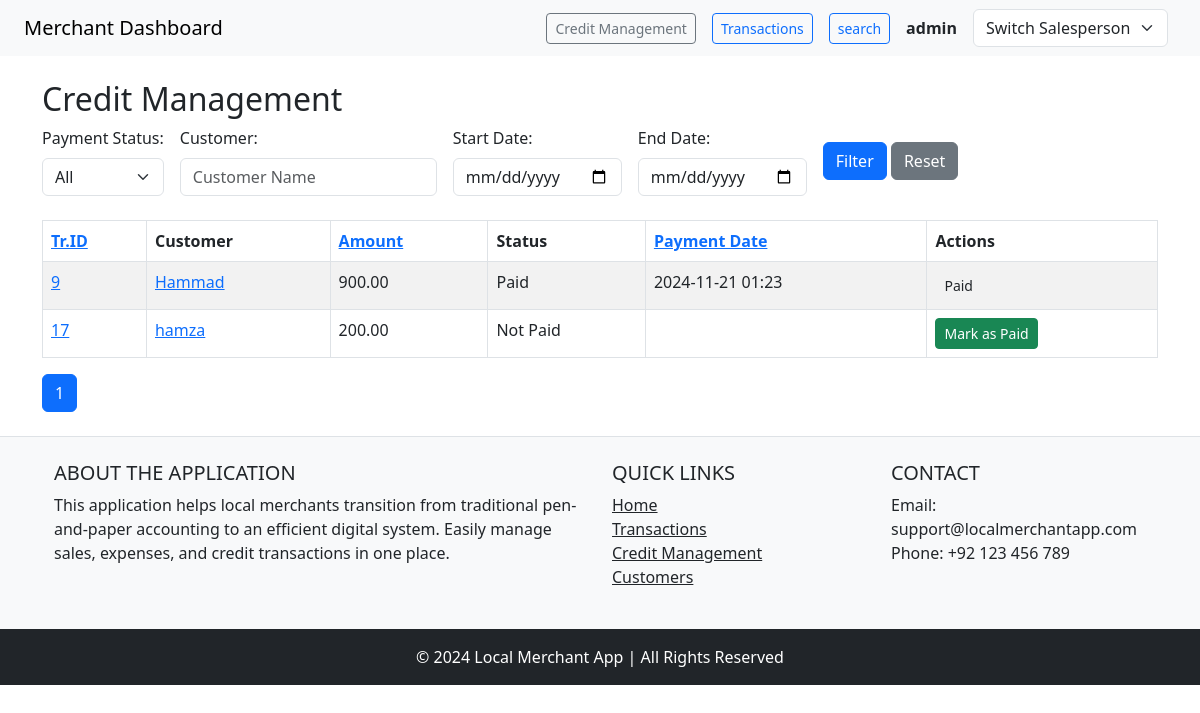
Page /credit-management/ (signed in) on the earlier database version.
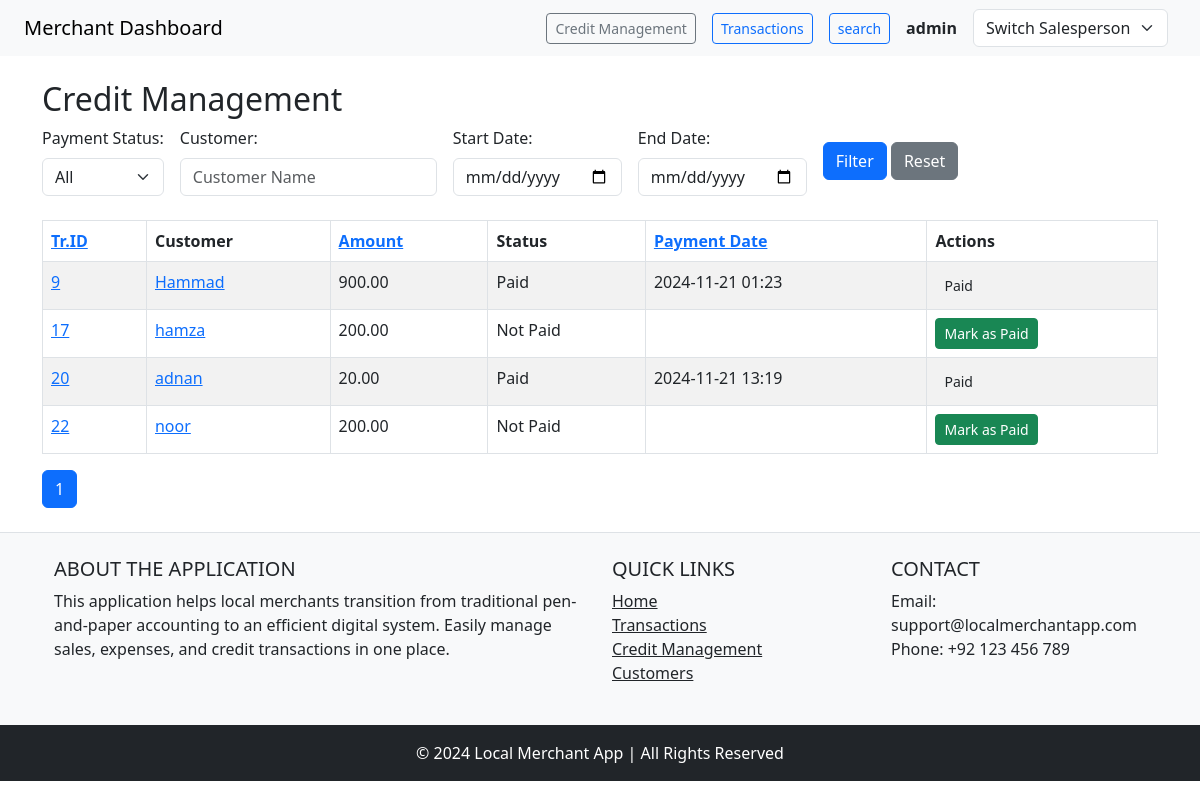
Same page on the later database version.
### accounts/models.py (models this page shows, shortened)
class Transaction (models.Model):
    TRANSACTION_TYPES = [
        ('sale', 'Sale'),
        ('expense', 'Expense'),
        ('credit', 'Credit'),
    ]
    id = models.AutoField(primary_key=True)
    type = models.CharField(max_length=10, choices=TRANSACTION_TYPES)
    amount = models.DecimalField(max_digits=10, decimal_places=2)
    customer = models.ForeignKey(Customer, on_delete=models.CASCADE)
    date_time = models.DateTimeField(auto_now_add=True)
    description = models.TextField(null=True, blank=True)
    salesperson = models.ForeignKey(
        User, null=True, blank=True, on_delete=models.CASCADE,
        related_name='transactions_as_salesperson')
    edited_on = models.DateTimeField(auto_now=True)
    edited_by = models.ForeignKey(
        User, null=True, blank=True, on_delete=models.CASCADE,
        related_name='transactions_as_edited_by'
    )
    is_edited = models.BooleanField(default=False)
    is_paid = models.BooleanField(default=False)
    payment_date = models.DateTimeField(null=True, blank=True)
    paid_amount = models.DecimalField(
        max_digits=10, decimal_places=2, default=0)

class Customer(models.Model):
    id = models.AutoField(primary_key=True)
    name = models.CharField(max_length=100)
    phone = models.CharField(max_length=15, blank=True, null=True)
    created_on = models.DateTimeField(auto_now_add=True)
    updated_on = models.DateTimeField(auto_now=True)
    outstanding_balance = models.DecimalField(
        max_digits=10, decimal_places=2, default=0.00)

### merchants_app/views.py (the view)
# urls.py: path('credit-management/', credit_management, name='credit_management'),
@login_required
def credit_management(request):
    credits = Transaction.objects.filter(type='credit').order_by('-date_time')
    status = request.GET.get('status')
    customer = request.GET.get('customer')
    start_date = request.GET.get('start_date')
    end_date = request.GET.get('end_date')
    search_query = request.GET.get('search')
    if status == "paid":
        credits = credits.filter(is_paid=True)
    elif status == "not_paid":
        credits = credits.filter(is_paid=False)
    if customer:
        credits = credits.filter(customer__name__icontains=customer)
    if start_date and end_date:
        credits = credits.filter(payment_date__range=[start_date, end_date])
    if search_query:
        credits = credits.filter(
            Q(id__icontains=search_query) |
            Q(customer__name__icontains=search_query)
        )
    sort_by = request.GET.get('sort', 'id')
    credits = credits.order_by(sort_by)
    paginator = Paginator(credits, 10)  # Show 10 items per page
    page_number = request.GET.get('page')
    credits = paginator.get_page(page_number)
    context = {'credits': credits}
    return render(request, 'credit_management.html', context)

### merchants_app/context_processor.py (called while the page is built)
def salespersons(request):
    if request.user.is_authenticated:  # Only add this context for logged-in users
        return {
            'salespersons': User.objects.all()
        }
    return {}

### accounts/templates/credit_management.html (shortened to what this page needs)
{% extends 'base.html' %}
{% block content %}
<div class="container mt-4">
    <h2>Credit Management</h2>
    <form method="get" class="row g-3 align-items-center mb-4">
        <div class="col-auto">
            <label for="filter-status" class="form-label">Payment Status:</label>
            <select name="status" id="filter-status" class="form-select">
                <option value="">All</option>
            </select>
        </div>
        <div class="col-auto">
            <label for="filter-customer" class="form-label">Customer:</label>
            <input type="text" name="customer" id="filter-customer" class="form-control" placeholder="Customer Name"
                value="{{ request.GET.customer }}">
        </div>
        <div class="col-auto">
            <label for="filter-start-date" class="form-label">Start Date:</label>
            <input type="date" name="start_date" id="filter-start-date" class="form-control"
                value="{{ request.GET.start_date }}">
        </div>
        <div class="col-auto">
            <label for="filter-end-date" class="form-label">End Date:</label>
            <input type="date" name="end_date" id="filter-end-date" class="form-control"
                value="{{ request.GET.end_date }}">
        </div>
        <div class="col-auto">
            <button type="submit" class="btn btn-primary">Filter</button>
            <a href="{% url 'credit_management' %}" class="btn btn-secondary">Reset</a>
        </div>
    </form>
    <table class="table table-bordered table-striped">
        <thead>
            <tr>
                <th>
                    <a href="?{% if request.GET.sort == 'id' %}sort=-id{% else %}sort=id{% endif %}">
                        Tr.ID {% if request.GET.sort == 'id' %}▲{% elif request.GET.sort == '-id' %}▼{% endif %}
                    </a>
                </th>
                <th>Customer</th>
                <th>
                    <a href="?{% if request.GET.sort == 'amount' %}sort=-amount{% else %}sort=amount{% endif %}">
                        Amount
                    </a>
                </th>
                <th>Status</th>
                <th>
                    <a
                        href="?{% if request.GET.sort == 'payment_date' %}sort=-payment_date{% else %}sort=payment_date{% endif %}">
                        Payment Date
                    </a>
                </th>
                <th>Actions</th>
            </tr>
        </thead>
        <tbody>
            {% for credit in credits %}
            <tr>
                <td> <a href="{% url 'transaction_details' credit.id %"> {{ credit.id }} </a></td>
                <td><a href="{% url 'customer_details' credit.customer.id %}"> {{ credit.customer.name }}</a></td>
                <td>{{ credit.amount }}</td>
                <td>{% if credit.is_paid %}Paid{% else %}Not Paid{% endif %}</td>
                <td>{% if credit.is_paid %} {{ credit.payment_date|date:"Y-m-d H:i"}} {% endif %}</td>
                <td>
                    {% if not credit.is_paid %}
                    <a href="{% url 'mark_credit_paid' credit.id %}" class="btn btn-success btn-sm">Mark as Paid</a>
                    {% else %}
                    <a href="#" class="btn btn-disabled btn-sm">Paid</a>
                    {% endif %}
                </td>
            </tr>
            {% endfor %}
        </tbody>
    </table>
    <nav aria-label="Page navigation">
        <ul class="pagination">
            {% for page_num in credits.paginator.page_range %}
            <li class="page-item {% if page_num == credits.number %}active{% endif %}">
                <a class="page-link" href="?page={{ page_num }}">{{ page_num }}</a>
            </li>
            {% endfor %}
        </ul>
    </nav>
</div>
{% endblock content %}

Differences in the rows shown:
added Transaction: id "20", customer.name "adnan", amount "20.00", is_paid "Paid", payment_date "2024-11-21 13:19"
added Transaction: id "22", customer.name "noor", amount "200.00", is_paid "Not Paid"
